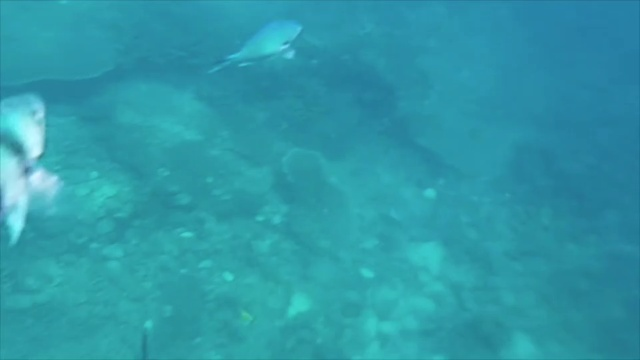
#> input picture camera/fish-camera/bestshot/fish0.jpg, 640 x 360 px, given in place of fish.mp4, which was not available
$ python fish-camera.py
#> lines starting #> are read from the running program, lines starting #| are printed output that depends on the picture; after the words box and inside, x2 and y2 are one past the last pixel; in counts of white or black regions, pixels touching at a corner belong together; pictures that were not available may be replaced by others from this repository, and a replacement may not be noted
import cv2, os

img_last = None # 前回の画像
no = 0 # 画像の枚数
save_dir = "./exfish" # 保存ディレクトリ名
os.mkdir(save_dir) #ディレクトリを作成

# 動画ファイルから入力を開始
cap = cv2.VideoCapture('fish.mp4')
while True:
	# 画像を取得
	is_ok, frame = cap.read()
#> frame is the input picture: shape (360, 640, 3); mean B, G, R 168.2, 152.7, 45.8
	if not is_ok: break
	frame = cv2.resize(frame, (640, 360))
	# 白黒画像に変換
	gray = cv2.cvtColor(frame, cv2.COLOR_BGR2GRAY)
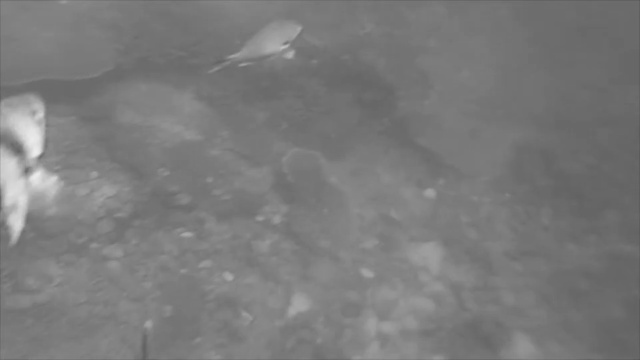
#> gray: shape (360, 640); min 85, max 237, mean 122.5
	gray = cv2.GaussianBlur(gray, (15,15), 0)
	img_b = cv2.threshold(gray, 127, 255, cv2.THRESH_BINARY)[1]
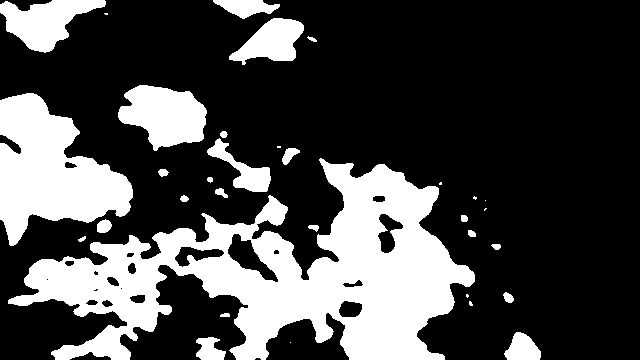
#> img_b: shape (360, 640); 28.2% white; 33 white regions (9 under 20 px), largest, box (x1, y1, x2, y2) and area: (8, 158, 475, 360) 40363, (0, 93, 133, 246) 11615, (118, 85, 207, 151) 3933
	# 差分を確認
	if not img_last is None:
		frame_diff = cv2.absdiff(img_last, img_b)
		cnts = cv2.findContours(frame_diff, cv2.RETR_EXTERNAL, cv2.CHAIN_APPROX_SIMPLE)[0]
		# 差分があった領域をファイルに保存
		for pt in cnts:
			x, y, w, h = cv2.boundingRect(pt)
			if w < 100 or w > 500: continue # ノイズを除去
			# 抽出した領域を画像として保存
			imgex = frame[y:y+	h, x:x+w]
			outfile = save_dir + '/' + str(no) + '.jpg'
			cv2.imwrite(outfile, imgex)
			no += 1
	img_last = img_b
cap.release()
print('ok')

$ run again, on camera/fish-camera/bestshot/fish1.jpg
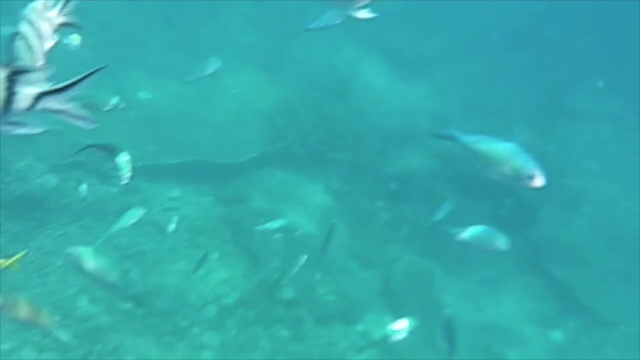
#> input picture camera/fish-camera/bestshot/fish1.jpg, 640 x 360 px, given in place of fish.mp4, which was not available
#> frame is the input picture: shape (360, 640, 3); mean B, G, R 171.6, 170.5, 53.1
#> `gray = cv2.cvtColor(frame, cv2.COLOR_BGR2GRAY)`:
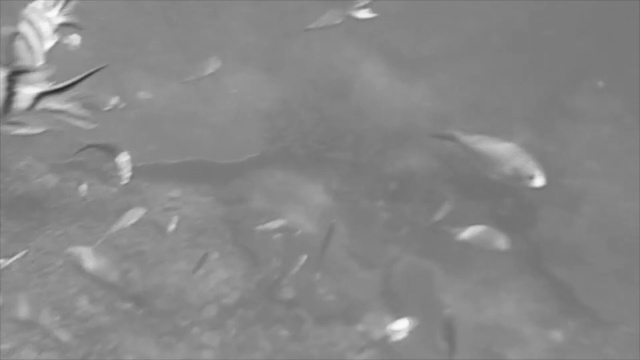
#> gray: shape (360, 640); min 38, max 251, mean 135.6
#> `img_b = cv2.threshold(gray, 127, 255, cv2.THRESH_BINARY)[1]`:
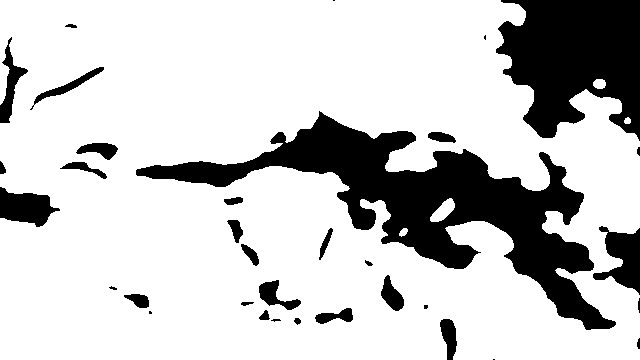
#> img_b: shape (360, 640); 78.5% white; 34 black regions (7 under 20 px), largest, box (x1, y1, x2, y2) and area: (136, 111, 616, 330) 26551, (496, 0, 640, 141) 14523, (593, 226, 640, 295) 1704

$ run again, on camera/fish-camera/bestshot/fish11.jpg
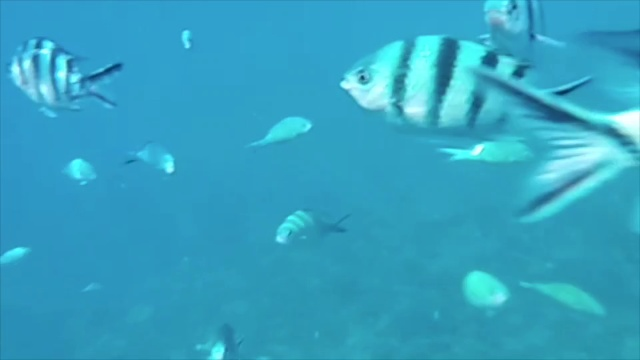
#> input picture camera/fish-camera/bestshot/fish11.jpg, 640 x 360 px, given in place of fish.mp4, which was not available
#> frame is the input picture: shape (360, 640, 3); mean B, G, R 194.1, 162.4, 51.4
#> `gray = cv2.cvtColor(frame, cv2.COLOR_BGR2GRAY)`:
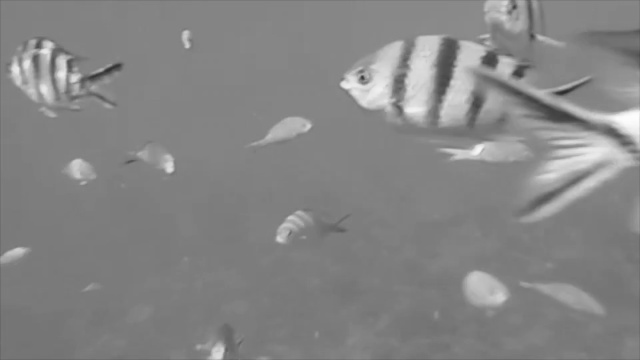
#> gray: shape (360, 640); min 44, max 253, mean 132.9
#> `img_b = cv2.threshold(gray, 127, 255, cv2.THRESH_BINARY)[1]`:
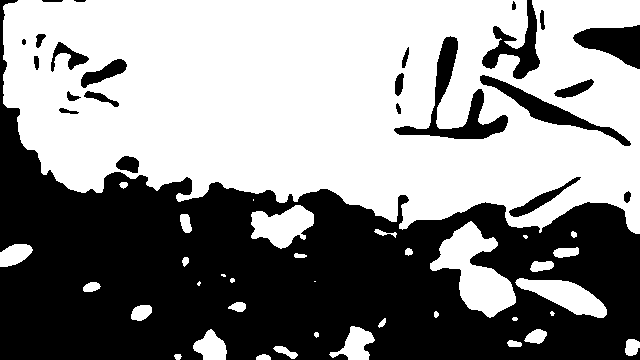
#> img_b: shape (360, 640); 54.7% white; 24 black regions, largest, box (x1, y1, x2, y2) and area: (0, 0, 640, 360) 93366, (394, 36, 508, 139) 2606, (480, 75, 631, 146) 1830

$ run again, on camera/fish-camera/bestshot/fish19.jpg
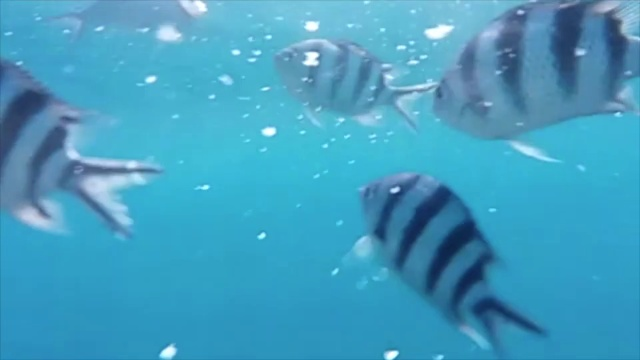
#> input picture camera/fish-camera/bestshot/fish19.jpg, 640 x 360 px, given in place of fish.mp4, which was not available
#> frame is the input picture: shape (360, 640, 3); mean B, G, R 192.6, 158.5, 67.2
#> `gray = cv2.cvtColor(frame, cv2.COLOR_BGR2GRAY)`:
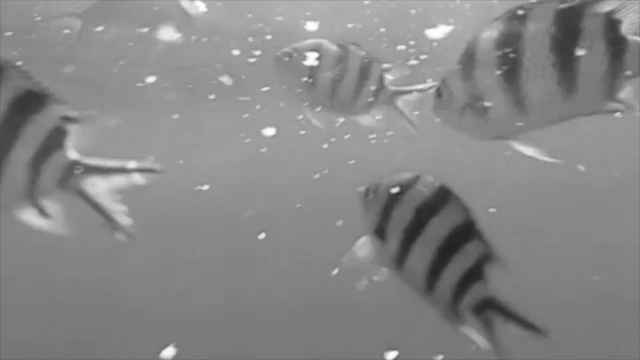
#> gray: shape (360, 640); min 32, max 254, mean 135.1
#> `img_b = cv2.threshold(gray, 127, 255, cv2.THRESH_BINARY)[1]`:
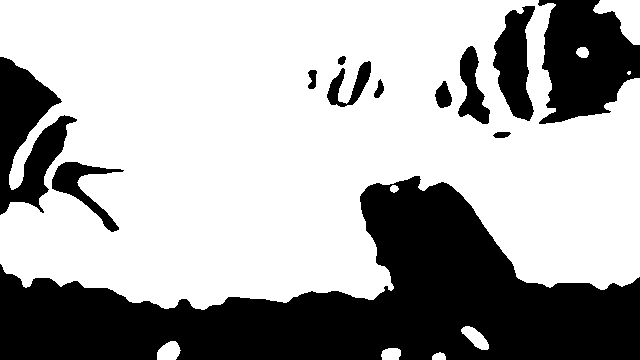
#> img_b: shape (360, 640); 66.4% white; 12 black regions, largest, box (x1, y1, x2, y2) and area: (0, 176, 640, 360) 55306, (538, 0, 640, 124) 8660, (0, 57, 77, 215) 6346
